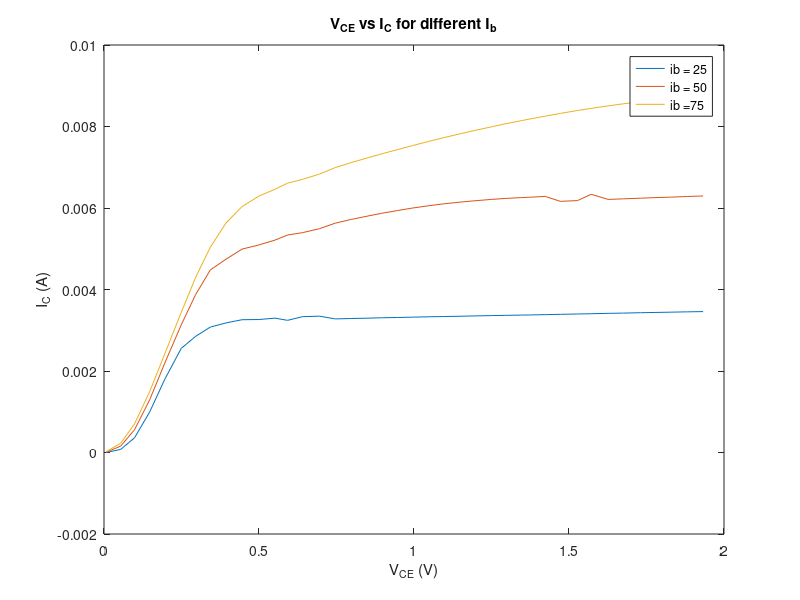

MATLAB code to generate this figure:
%ib = 25ua
collector_voltage_25 = [0.00650652	0.0538451	0.09837625	0.14714447	0.19630367	0.24914729	0.29581597	0.34313521	0.39344644	0.44534962	0.49931787	0.55180206	0.59207357	0.64035837	0.69459458	0.74600371	0.79578771	0.84816335	0.89482398	0.94747306	0.99454174	1.04813414	1.09559188	1.14846222	1.1968533	1.25052365	1.29399585	1.34766202	1.3748584	1.42335351	1.47189951	1.5272211	1.57169944	1.6261769	1.67523564	1.73057657	1.78055738	1.83138781	1.88189198	1.93246637]
collector_current_25 = [-0.00000227	0.00007655	0.00035985	0.00099203	0.00180026	0.0025557	0.00285225	0.00307831	0.00317996	0.00325851	0.00326311	0.00329785	0.00324328	0.00333297	0.0033459	0.00327877	0.00328799	0.00329597	0.00330601	0.00331281	0.00332156	0.00333058	0.00333705	0.00334401	0.00335187	0.00335984	0.00336612	0.00337257	0.0033756	0.00338346	0.0033909	0.00339891	0.0034057	0.00341487	0.00342106	0.00343014	0.00343721	0.00344433	0.00345184	0.003458]

%ib = 50ua
collector_voltage_50 = [0.00650652	0.0538451	0.09837625	0.14714447	0.19630367	0.24914729	0.29581597	0.34313521	0.39344644	0.44534962	0.49931787	0.55180206	0.59207357	0.64035837	0.69459458	0.74600371	0.79578771	0.84816335	0.89482398	0.94747306	0.99454174	1.04813414	1.09559188	1.14846222	1.1968533	1.25052365	1.29399585	1.34766202	1.3748584	1.42335351	1.47189951	1.5272211	1.57169944	1.6261769	1.67523564	1.73057657	1.78055738	1.83138781	1.88189198	1.93246637]
collector_current_50 = [0.00000657	0.00015647	0.00055801	0.00128913	0.00219879	0.00313225	0.00387902	0.0044813	0.00474331	0.0049914	0.00509287	0.00521253	0.00533735	0.00539477	0.00549176	0.00562805	0.00571683	0.00579857	0.00586862	0.00593823	0.00599831	0.00605623	0.00610208	0.00614457	0.00617813	0.00621126	0.00623457	0.00625534	0.00626531	0.00628408	0.00616339	0.00618165	0.0063368	0.0062109	0.00622493	0.0062407	0.00625605	0.00626689	0.00628259	0.00629527]

%ib = 75ua
collector_voltage_75 = [0.00650652	0.0538451	0.09837625	0.14714447	0.19630367	0.24914729	0.29581597	0.34313521	0.39344644	0.44534962	0.49931787	0.55180206	0.59207357	0.64035837	0.69459458	0.74600371	0.79578771	0.84816335	0.89482398	0.94747306	0.99454174	1.04813414	1.09559188	1.14846222	1.1968533	1.25052365	1.29399585	1.34766202	1.3748584	1.42335351	1.47189951	1.5272211	1.57169944	1.6261769	1.67523564	1.73057657	1.78055738	1.83138781	1.88189198	1.93246637]
collector_current_75 = [0.00001749	0.00022969	0.00070101	0.00149016	0.00242621	0.00343869	0.00430017	0.00503949	0.00563069	0.00603497	0.00629182	0.00646083	0.0066096	0.00670245	0.00683121	0.00699159	0.00711067	0.00722597	0.00732667	0.007434	0.00753042	0.00763603	0.00772566	0.00782	0.00790418	0.0079931	0.00806467	0.00814561	0.00818573	0.00825429	0.00832093	0.00839253	0.00844538	0.00850588	0.00855686	0.0086083	0.00865233	0.00869246	0.00872842	0.00876195]


plot(collector_voltage_25,collector_current_25);
hold on;
plot(collector_voltage_50,collector_current_50);
plot(collector_voltage_75,collector_current_75);

legend('ib = 25','ib = 50','ib =75')
xlabel('V_C_E (V)');
ylabel('I_C (A)');
title('V_C_E vs I_C for different I_b');